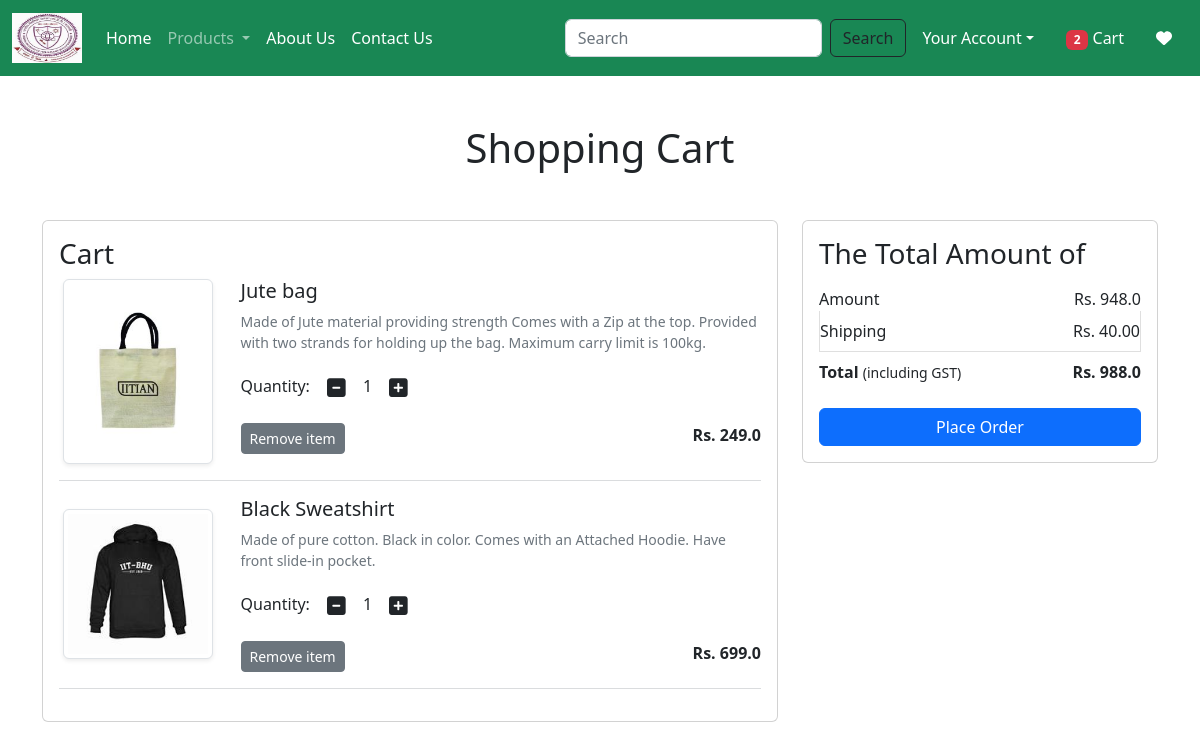
Page /cart/ (signed in) on the committed database.
### app/models.py (models this page shows, shortened)
class Cart(models.Model):
    user = models.ForeignKey(User,on_delete=models.CASCADE)
    product = models.ForeignKey(Product,on_delete=models.CASCADE)
    quantity = models.PositiveIntegerField(default=1)

class Product(models.Model):
    title = models.CharField(max_length=100)
    selling_price = models.FloatField()
    discounted_price = models.FloatField()
    description = models.TextField()
    composition = models.TextField(default='')
    prodapp = models.TextField(default='')
    category = models.CharField(choices=CATEGORY_CHOICES, max_length=2)
    product_image = models.ImageField(upload_to='product')

### app/views.py (the view)
# urls.py: path('cart/', views.show_cart, name='showcart'),
@login_required
def show_cart(request):
    user = request.user
    cart = Cart.objects.filter(user=user)
    amount = 0
    for p in cart:
        value = p.quantity * p.product.discounted_price
        amount = amount + value
    totalamount = amount + 40
    totalitem = 0
    wishitem=0
    if request.user.is_authenticated:
        totalitem = len(Cart.objects.filter(user=request.user))
        wishitem = len(Wishlist.objects.filter(user=request.user))
    return render(request, 'app/addtocart.html',locals())

### app/templates/app/addtocart.html (shortened to what this page needs)
{% extends 'app/base.html' %}
{% load static %}
{% block main-content %}
<div class="container my-5">
 <div class="row">
  {% if cart %}
  <h1 class="text-center mb-5">Shopping Cart</h1>
  <div class="col-sm-8">
  <div class="card">
   <div class="card-body">
    <h3>Cart</h3>
    {% for item in cart %}
    <div class="row">
     <div class="col-sm-3 text-center align-self-center"><img src="{{item.product.product_image.url}}" alt="" srcset="" class="img-fluid img-thumbnail shadow-sm" height="150" width="150"> </div>
     <div class="col-sm-9">
      <div>
       <h5>{{item.product.title}}</h5>
       <p class="mb-2 text-muted small">{{item.product.description}}</p>
       <div class="my-3">
        <label for="quantity">Quantity:</label>
        <a class="minus-cart btn" pid={{item.product.id}}><i class="fas fa-minus-square fa-lg"></i></a>
        <span id="quantity">{{item.quantity}}</span>
        <a class="plus-cart btn" pid={{item.product.id}}><i class="fas fa-plus-square fa-lg"></i></a>
       </div>
       <div class="d-flex justify-content-between">
        <a href="#" class="remove-cart btn btn-sm btn-secondary mr-3" pid={{item.product.id}}>Remove item </a>
        <p class="mb-0"><span><strong>Rs. {{item.product.discounted_price}}</strong></span></p>
       </div>
      </div>
     </div>
    </div>
    <hr class="text-muted">
    {% endfor %}
   </div>
   </div>
  </div>
  <div class="col-sm-4">
   <div class="card">
    <div class="card-body">
      <h3>The Total Amount of</h3>
      <ul class="list-group">
       <li class="list-group-item d-flex justify-content-between align-items-center border-0 px-0 pb-0" >Amount<span id="amount">Rs. {{amount}}</span></li>
       <li class="list-group-item d-flex justify-content-between align-items-center px-0">Shipping<span>Rs. 40.00</span></li>
       <li class="list-group-item d-flex justify-content-between align-items-center border-0 px-0 mb-3">
        <div>
           <strong>Total</strong> <small>(including GST)</small>
         </div>
         <span id="totalamount"><strong>Rs. {{totalamount}}</strong></span>
       </li>
      </ul>
      <div class="d-grid"><a href="{% url 'checkout' %}" class="btn btn-primary">Place Order</a></div>
    </div>
   </div>
  </div>
  {% else %}
    <h1 class="text-center mb-5">Cart is Empty</h1>
{% endif %}
</div>
</div>
{% endblock main-content %}

### rows in the picture
Cart: product.product_image (picture), product "Jute bag", product.description "Made of Jute material providing strength Comes with a Zip at the top. Provided with two strands for holding up the bag. Maximum carry limit is 100kg.", quantity "1", product.discounted_price "249.0"
Cart: product.product_image (picture), product "Black Sweatshirt", product.description "Made of pure cotton. Black in color. Comes with an Attached Hoodie. Have front slide-in pocket.", quantity "1", product.discounted_price "699.0"

### other values in the picture
{{ totalitem }} "2"
{{ amount }} "948.0"
{{ totalamount }} "988.0"
